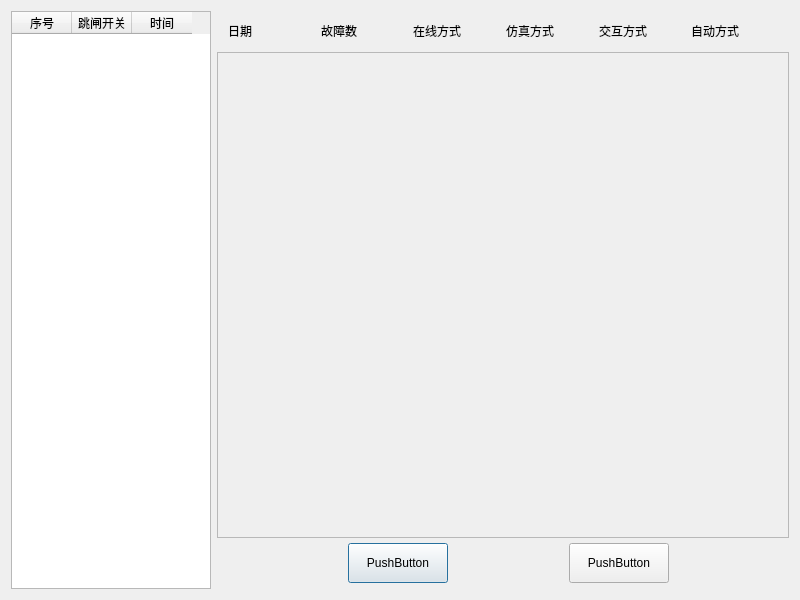
<?xml version="1.0" encoding="UTF-8"?>
<ui version="4.0">
 <class>MainWindow</class>
 <widget class="QDialog" name="MainWindow">
  <property name="geometry">
   <rect>
    <x>0</x>
    <y>0</y>
    <width>800</width>
    <height>600</height>
   </rect>
  </property>
  <property name="windowTitle">
   <string>MainWindow</string>
  </property>
  <layout class="QHBoxLayout" name="horizontalLayout">
   <item>
    <widget class="QTableWidget" name="tableWidget">
     <property name="sizePolicy">
      <sizepolicy hsizetype="Expanding" vsizetype="Expanding">
       <horstretch>0</horstretch>
       <verstretch>0</verstretch>
      </sizepolicy>
     </property>
     <property name="maximumSize">
      <size>
       <width>200</width>
       <height>16777215</height>
      </size>
     </property>
     <attribute name="horizontalHeaderDefaultSectionSize">
      <number>60</number>
     </attribute>
     <column>
      <property name="text">
       <string>序号</string>
      </property>
     </column>
     <column>
      <property name="text">
       <string>跳闸开关</string>
      </property>
     </column>
     <column>
      <property name="text">
       <string>时间</string>
      </property>
     </column>
    </widget>
   </item>
   <item>
    <layout class="QVBoxLayout" name="verticalLayout">
     <property name="spacing">
      <number>1</number>
     </property>
     <property name="sizeConstraint">
      <enum>QLayout::SetDefaultConstraint</enum>
     </property>
     <item>
      <widget class="QWidget" name="widget" native="true">
       <property name="maximumSize">
        <size>
         <width>16777215</width>
         <height>40</height>
        </size>
       </property>
       <layout class="QHBoxLayout" name="horizontalLayout_2">
        <item>
         <widget class="QLabel" name="label_3">
          <property name="text">
           <string>日期</string>
          </property>
         </widget>
        </item>
        <item>
         <widget class="QLabel" name="label">
          <property name="maximumSize">
           <size>
            <width>100</width>
            <height>50</height>
           </size>
          </property>
          <property name="text">
           <string>故障数</string>
          </property>
         </widget>
        </item>
        <item>
         <widget class="QLabel" name="label_5">
          <property name="text">
           <string>在线方式</string>
          </property>
         </widget>
        </item>
        <item>
         <widget class="QLabel" name="label_4">
          <property name="text">
           <string>仿真方式</string>
          </property>
         </widget>
        </item>
        <item>
         <widget class="QLabel" name="label_6">
          <property name="text">
           <string>交互方式</string>
          </property>
         </widget>
        </item>
        <item>
         <widget class="QLabel" name="label_2">
          <property name="text">
           <string>自动方式</string>
          </property>
         </widget>
        </item>
       </layout>
       <zorder>label</zorder>
       <zorder>label_5</zorder>
       <zorder>label_4</zorder>
       <zorder>label_6</zorder>
       <zorder>label_2</zorder>
       <zorder>label_3</zorder>
      </widget>
     </item>
     <item>
      <widget class="QFrame" name="frame">
       <property name="frameShape">
        <enum>QFrame::StyledPanel</enum>
       </property>
       <property name="frameShadow">
        <enum>QFrame::Raised</enum>
       </property>
       <layout class="QGridLayout" name="gridLayout"/>
      </widget>
     </item>
     <item>
      <widget class="QWidget" name="widget_2" native="true">
       <property name="maximumSize">
        <size>
         <width>16777215</width>
         <height>50</height>
        </size>
       </property>
       <layout class="QHBoxLayout" name="horizontalLayout_3">
        <property name="spacing">
         <number>1</number>
        </property>
        <property name="topMargin">
         <number>0</number>
        </property>
        <property name="rightMargin">
         <number>0</number>
        </property>
        <property name="bottomMargin">
         <number>1</number>
        </property>
        <item>
         <widget class="QPushButton" name="pushButton">
          <property name="sizePolicy">
           <sizepolicy hsizetype="Fixed" vsizetype="Fixed">
            <horstretch>0</horstretch>
            <verstretch>0</verstretch>
           </sizepolicy>
          </property>
          <property name="minimumSize">
           <size>
            <width>100</width>
            <height>40</height>
           </size>
          </property>
          <property name="maximumSize">
           <size>
            <width>100</width>
            <height>40</height>
           </size>
          </property>
          <property name="text">
           <string>PushButton</string>
          </property>
         </widget>
        </item>
        <item>
         <widget class="QPushButton" name="pushButton_2">
          <property name="minimumSize">
           <size>
            <width>100</width>
            <height>40</height>
           </size>
          </property>
          <property name="maximumSize">
           <size>
            <width>100</width>
            <height>40</height>
           </size>
          </property>
          <property name="text">
           <string>PushButton</string>
          </property>
         </widget>
        </item>
       </layout>
      </widget>
     </item>
    </layout>
   </item>
  </layout>
 </widget>
 <layoutdefault spacing="6" margin="11"/>
 <resources/>
 <connections/>
</ui>
